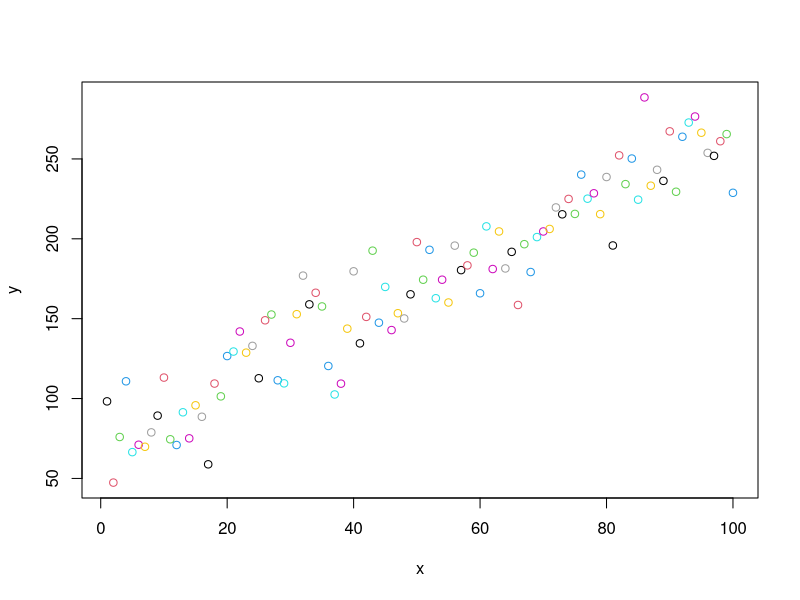

The R source for this figure: (Note: this script raises an error after producing the figure.)
# Script to generate some random data
# by Jakob Assmann j.assmann@bios.au.dk 19 Feb 2020

### Generate a random dataset to fit a linear model ----

# I make a change and Weixiao sees this

# Set seed to obtain reproducible pseudo-random numbers.
set.seed(5) 

print('please send me your new ideas for the code, lets make the code perfect')

# Generate base data based on a linear equation
x <- 1:100
a <- runif(1,0,10)
b <- runif(1,0,100)
y <- a*x + b 

# Add some noise
sigma <- 10 * a
y <- y + rnorm(length(y), 0, sigma)

# Generate dataframe
my_data <- data.frame(x = x, y = y)

# Plot 
plot(x,y, col = x)

# Save data
write.csv(my_data,file = "data/my_data.csv", row.names = F)

print('well done')

### End of file